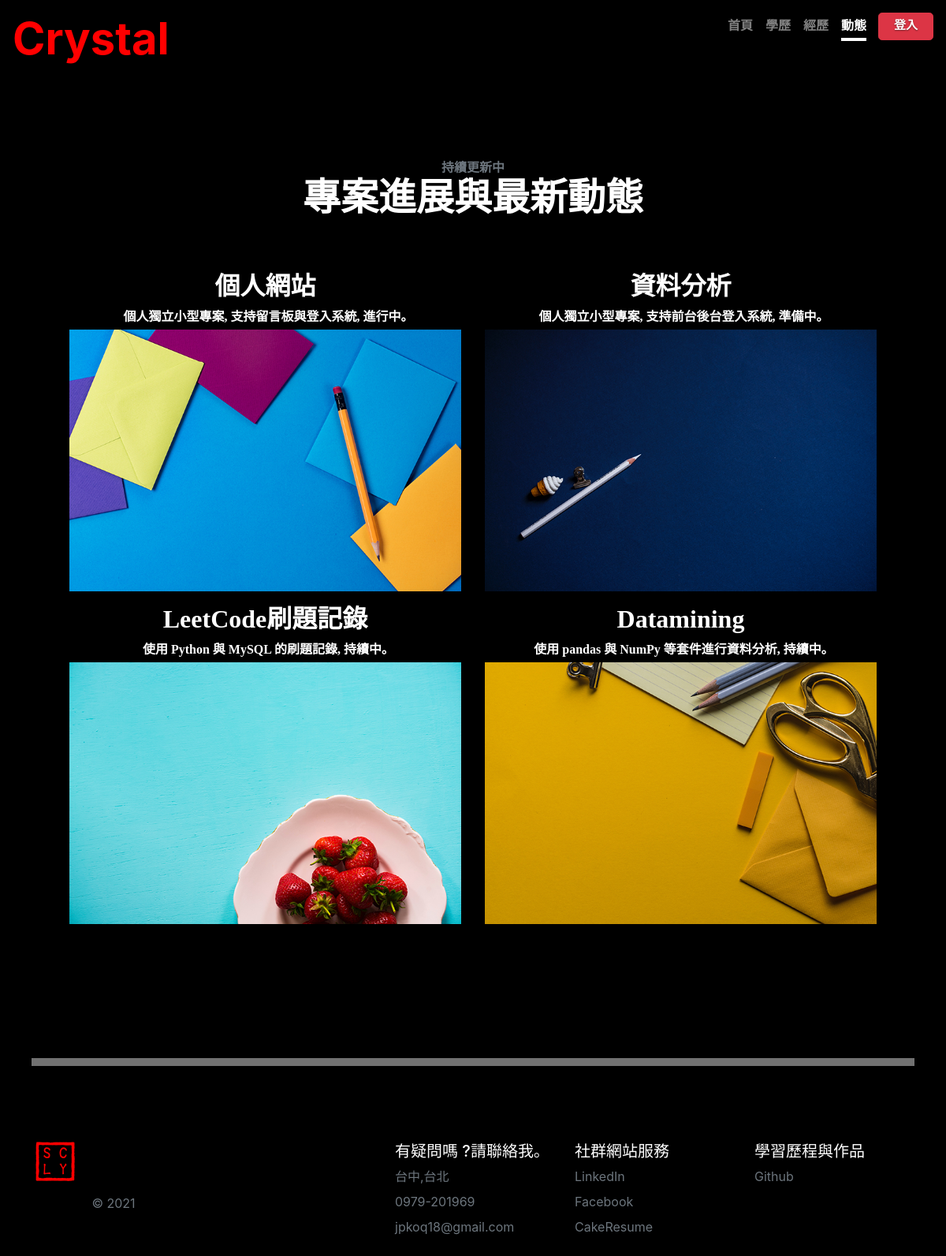
The app's page /story, older data.
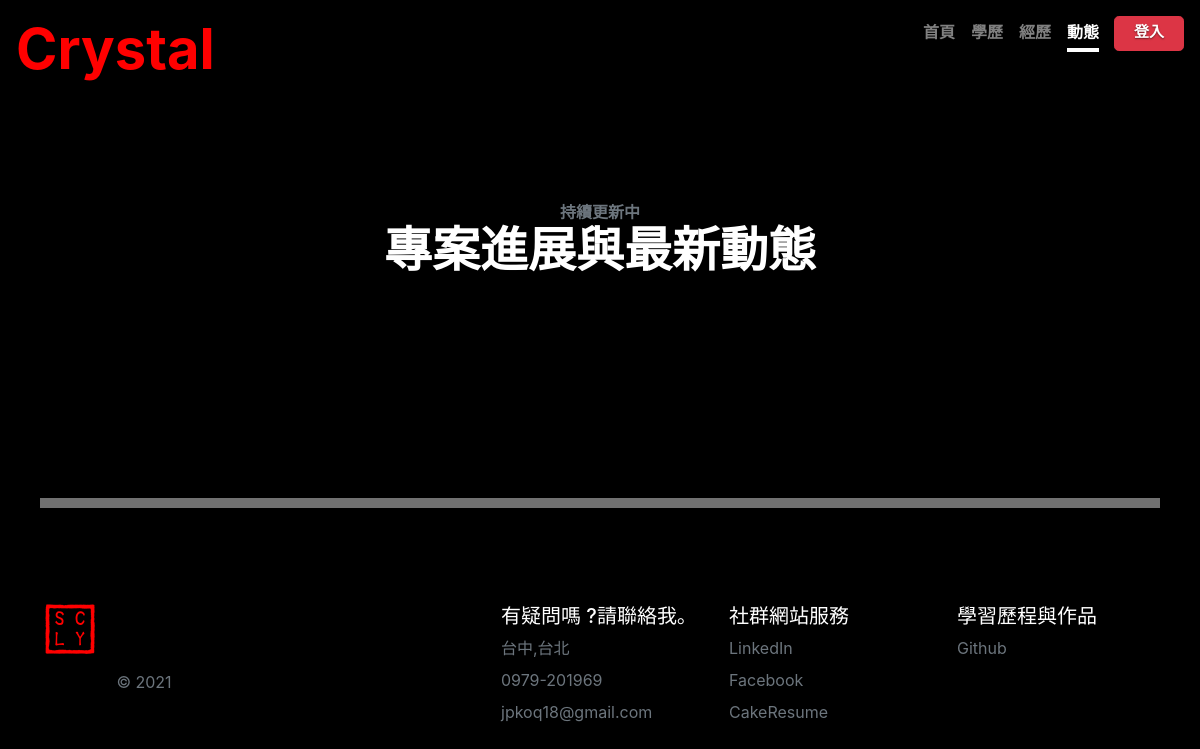
The same page, newer data.
### PersonalWeb/models.py (models this page shows)
class Story(db.Model):
    id = db.Column(db.Integer , primary_key = True)
    title = db.Column(db.String(20))
    body = db.Column(db.String(200))
    site = db.Column(db.String(255),default = '/story')

### PersonalWeb/views.py (the view, shortened to what this page needs)
@app.route('/story',methods=["GET","POST"])
def story():
    stories=Story.query.all()
    form=PostForm()
    return render_template('story.html' ,stories = stories , form = form)

### PersonalWeb/templates/story.html (shortened to what this page needs)
{% extends 'base.html'%}
{% from 'bootstrap/form.html'  import render_form %}
{% block main %}
<section class="content-section" id="portfolio">
    <div class="container px-4 px-lg-5">
        <div class="content-section-heading text-center">
            <h3 class="text-secondary mb-0 cont">持續更新中</h3>
            <h2 class="mb-5 cont">專案進展與最新動態</h2>
        </div>
        <div class="row gx-0">
            {% for story in stories %}
            <div class="col-lg-6">
                    <div class="caption">
                        <div class="caption-content">
                            <div class="mt-3 h2 cont">{{story.title}}
                        </div>
                            <p class="mb-1 cont">{{ story.body }}</p>
                        </div>
                    </div>
                    <a class="portfolio-item" href="{{ story.site }}">
                    <img class="img-fluid" src="../static/portfolio-{{ loop.index %8 }}.jpg" alt="..." />
                </a>
            </div>
            {% endfor %}
        </div>
    </div>
</section>
<center ><div class="divider1"></div></center>
{% endblock %}

Row changes from the older to the newer data that the page shows:
removed Story: title "個人網站", body "個人獨立小型專案, 支持留言板與登入系統, 進行中｡", shows a picture
removed Story: title "資料分析", body "個人獨立小型專案, 支持前台後台登入系統, 準備中｡", shows a picture
removed Story: title "LeetCode刷題記錄", body "使用 Python 與 MySQL 的刷題記錄, 持續中｡", shows a picture
removed Story: title "Datamining", body "使用 pandas 與 NumPy 等套件進行資料分析, 持續中｡", shows a picture
